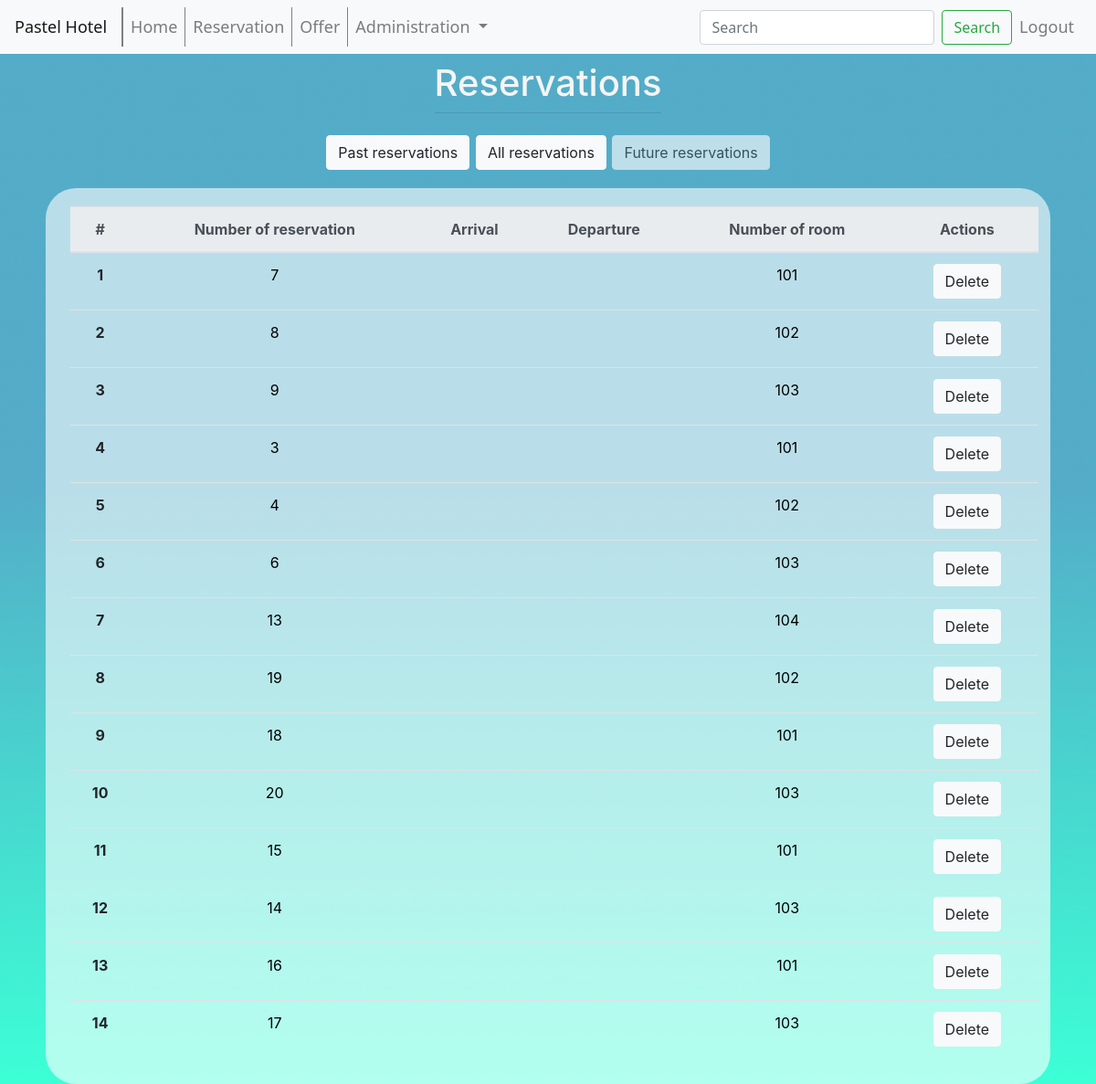
Screenshot of /room/reservations/ (signed in) with the database file from the repository.
### rooms/models.py (models this page shows)
class Reservation(models.Model):
    id_customer = models.ForeignKey(User, on_delete=models.CASCADE, related_name='id_customer')
    id_room = models.ForeignKey(Room, on_delete=models.CASCADE)
    start_reservation = models.IntegerField()
    end_reservation = models.IntegerField()
    id_staff = models.ForeignKey(User, on_delete=models.SET(f'{User.first_name} {User.last_name}'), blank=True, null=True, related_name='id_staff')
    price_reservation = models.IntegerField()

class Room(models.Model):
    number = models.IntegerField()
    name = models.TextField()
    price = models.IntegerField()
    description = models.TextField()

### rooms/views.py (the view)
# urls.py: path('reservations/', room_views.my_reservations),
def my_reservations(request):
    if request.user.is_authenticated:
        if request.user.is_staff or request.user.is_superuser:
            all_reservations = Reservation.objects.all().order_by('start_reservation')
            return render(request, "MyReservations.html", {'all_reservations': all_reservations})
        all_reservations = Reservation.objects.all().filter(id_customer_id=request.user.id).order_by('start_reservation')
        return render(request, "MyReservations.html", {'all_reservations': all_reservations})
    return render(request, "Home.html")

### templates/MyReservations.html (shortened to what this page needs)
<!DOCTYPE html>
<html lang="en">
{% include 'navbar.html' %}
<head>
</head>
<body onload="onload()">
<div class="container">
    <div class="row justify-content-center">
        <div>
            <h1 class="mt-2" style="color: whitesmoke">Reservations</h1>
            <hr class="mt-0 mb-4">
        </div>
    </div>
</div>
<div class="row justify-content-center" style="margin-bottom: 15pt">
    <button class="btn btn-light" id="past_button" onclick="past_reservations()">Past reservations
    </button>
    <button class="btn btn-light" onclick="all_reservations()" style="margin-left: 5pt;margin-right: 5pt"
            id="all_button">All reservations
    </button>
    <button class="btn btn-light" id="future_button" onclick="future_reservations()">Future reservations
    </button>
</div>
<div class="col-md-11">
    <table class="table" style="text-align: center">
        <thead class="thead-light" style="color: black">
        <tr>
            <th scope="col">#</th>
            <th scope="col">Number of reservation</th>
            <th scope="col">Arrival</th>
            <th scope="col">Departure</th>
            <th scope="col">Number of room</th>
            <th scope="col">Actions</th>
        </tr>
        </thead>
        <tbody>
        {% for reservation in all_reservations %}
            <tr class="class_reservation">
                <th scope="row" class="lp"></th>
                <td style="color: black;">{{ reservation.id }}</td>
                <td class="class_start" style="color: black;">{{ reservation.start_reservation }}</td>
                <td class="class_end" style="color: black;">{{ reservation.end_reservation }}</td>
                <td style="color: black;">{{ reservation.id_room.number }}</td>
                <form style="display: inline;">{% csrf_token %}
                    <td>
                        <button type="submit" class="btn btn-light" formmethod="post"
                                formaction="/room/reservations/">Delete
                        </button>
                    </td>
                </form>
            </tr>
        {% endfor %}
        </tbody>
    </table>
</div>
</body>
</html>

### templates/navbar.html (shortened to what this page needs)
{% block naglowek %}
    <link rel="stylesheet" href="https://stackpath.bootstrapcdn.com/bootstrap/4.1.3/css/bootstrap.min.css"
>
    <nav class="navbar navbar-expand-lg navbar-light bg-light">
        <a class="navbar-brand" style="font-size: large" href="/">Pastel Hotel</a>
        <div class="collapse navbar-collapse" id="navbarSupportedContent">
            <ul class="navbar-nav mr-auto">
                <li style="border-left:2px solid gray;height:auto"></li>
                <li class="nav-item">
                    <a class="nav-link" href="/">Home <span class="sr-only">(current)</span></a>
                </li>
                <li class="nav-item">
                    <a class="nav-link" href="/room/search">Reservation</a>
                </li>
                <li class="nav-item">
                    <a class="nav-link" href="/room">Offer</a>
                </li>
                {% if user.is_superuser or user.is_staff %}
                    <li class="nav-item dropdown">
                        <a class="nav-link dropdown-toggle" href="#" id="navbarDropdown" role="button"
                           data-toggle="dropdown" aria-haspopup="true" aria-expanded="false">
                            Administration
                        </a>
                    </li>
                {% endif %}
            </ul>
            <form class="form-inline my-2 my-lg-0">
                <input class="form-control mr-sm-2" type="search" placeholder="Search" aria-label="Search">
                <button class="btn btn-outline-success my-2 my-sm-0" type="submit">Search</button>
            </form>
            <ul class="navbar-nav mr-right">
                {% if user.is_authenticated %}
                    <li class="nav-item">
                        <a class="nav-link" href="/account/logout">Logout</a>
                    </li>
                {% endif %}
            </ul>
        </div>
    </nav>
{% endblock %}

### templates/navbar.html (style rules this page uses)
body { font-family: "Segoe UI"; background: rgb(44, 255, 210); background: linear-gradient(0deg, rgba(44, 255, 210, 0.92) 0%, rgba(69, 165, 195, 0.92) 55%) no-repeat fixed; }
.navbar { font-family: "Segoe UI"; font-size: large; }

### templates/MyReservations.html (style rules this page uses)
.col-md-11 { margin-left: auto; margin-right: auto; background-color: rgba(255, 255, 255, 0.6); border-radius: 25pt; padding: 15pt 10pt 10pt 20pt; }

### rows the page displays
Reservation: id "7", id_room.number "101"
Reservation: id "8", id_room.number "102"
Reservation: id "9", id_room.number "103"
Reservation: id "3", id_room.number "101"
Reservation: id "4", id_room.number "102"
Reservation: id "6", id_room.number "103"
Reservation: id "13", id_room.number "104"
Reservation: id "19", id_room.number "102"
Reservation: id "18", id_room.number "101"
Reservation: id "20", id_room.number "103"
Reservation: id "15", id_room.number "101"
Reservation: id "14", id_room.number "103"
Reservation: id "16", id_room.number "101"
Reservation: id "17", id_room.number "103"
